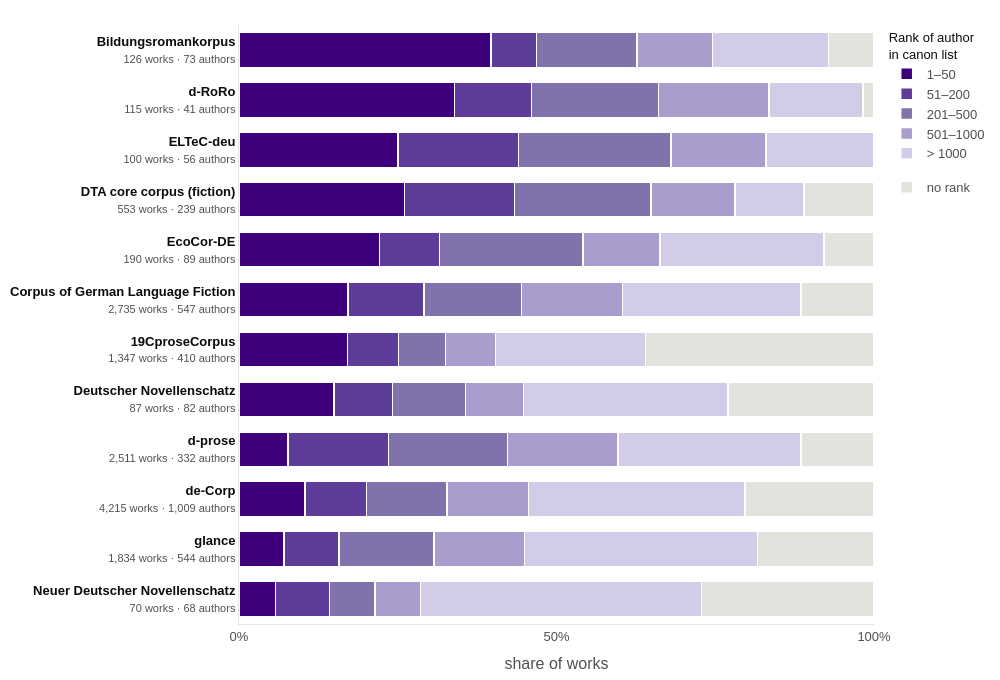

The notebook cell saved with this chart:
### Markdown cell above
# Fig. 1: Rank classes of the works

The **works** of each corpus by rank class of their author (the canonicity scores are author-based; with several authors the most canonical one counts).
One hue from dark (canonical) to light, grey = author not in the canon list or no GND ID.
Sorted by the share of works in the top 200 (rank 1–200). Below each name: number of works and authors.

Compared to the author-based version, prolific authors now weigh by their number of works (e.g. Karl May in d-prose).

### Code cell
w_cnt = data.groupby(["name", "cls"]).size().unstack(fill_value=0).reindex(columns=CLASSES, fill_value=0)
w_sh = w_cnt.div(w_cnt.sum(axis=1), axis=0)
order1 = (w_sh["1–50"] + w_sh["51–200"]).sort_values().index.tolist()   # most canonical on top
ylab = [f"<span style='color:{INK}'><b>{LABELS.get(n, n)}</b></span><br>"
        f"<span style='font-size:11px;color:{INK2}'>{n_w[n]:,} works · {n_a[n]:,} authors</span>" for n in order1]

fig = go.Figure()
for cls, colr in zip(CLASSES, CLASS_COLORS):
    fig.add_bar(y=ylab, x=w_sh.loc[order1, cls], orientation="h", name=cls,
                legendgroup="unranked" if cls == "no rank" else "ranked",
                marker=dict(color=colr, line=dict(color=SURFACE, width=1.5)),
                customdata=np.c_[[LABELS.get(n, n) for n in order1], w_cnt.loc[order1, cls], n_w[order1]],
                hovertemplate="<b>%{customdata[0]}</b><br>" + ("no rank" if cls == "no rank" else "rank " + cls)
                              + ": %{customdata[1]} of %{customdata[2]} works (%{x:.1%})<extra></extra>")
fig.update_layout(barmode="stack", bargap=0.3)
fig.update_xaxes(tickformat=".0%", range=[0, 1], tickvals=[0, 0.5, 1], title="share of works")
style(fig, "How canonical are the works of the corpora?", "Rank of the author in the canon list (1 = Goethe)", height=680)
fig.update_layout(width=1000, margin=dict(t=(100 if SHOW_TITLES else 25), r=20, b=50),
                  legend=dict(orientation="v", x=1.02, xanchor="left", y=1, yanchor="top", traceorder="grouped",
                              tracegroupgap=14, title=dict(text="Rank of author<br>in canon list", font=dict(size=13, color=INK))))
show(fig, "fig01_rank_classes_works")
w_sh.loc[order1[::-1]].style.format("{:.0%}")

### Figure 1 — Plotly figure (JSON) as saved in the notebook; plotly's stock layout.template omitted (floating-point values rounded to 4 significant figures)
{"data": [{"customdata": [["Neuer Deutscher Novellenschatz", "4", "70"], ["glance", "130", "1834"], ["de-Corp", "439", "4215"], ["d-prose", "194", "2511"], ["Deutscher Novellenschatz", "13", "87"], ["19CproseCorpus", "230", "1347"], ["Corpus of German Language Fiction", "470", "2735"], ["EcoCor-DE", "42", "190"], ["DTA core corpus (fiction)", "144", "553"], ["ELTeC-deu", "25", "100"], ["d-RoRo", "39", "115"], ["Bildungsromankorpus", "50", "126"]], "hovertemplate": "<b>%{customdata[0]}</b><br>rank 1–50: %{customdata[1]} of %{customdata[2]} works (%{x:.1%})<extra></extra>", "legendgroup": "ranked", "marker": {"color": "#3f007d", "line": {"color": "#ffffff", "width": 1.5}}, "name": "1–50", "orientation": "h", "type": "bar", "x": [0.05714, 0.07088, 0.1042, 0.07726, 0.1494, 0.1707, 0.1718, 0.2211, 0.2604, 0.25, 0.3391, 0.3968], "y": ["<span style='color:#0b0b0b'><b>Neuer Deutscher Novellenschatz</b></span><br><span style='font-size:11px;color:#52514e'>70 works · 68 authors</span>", "<span style='color:#0b0b0b'><b>glance</b></span><br><span style='font-size:11px;color:#52514e'>1,834 works · 544 authors</span>", "<span style='color:#0b0b0b'><b>de-Corp</b></span><br><span style='font-size:11px;color:#52514e'>4,215 works · 1,009 authors</span>", "<span style='color:#0b0b0b'><b>d-prose</b></span><br><span style='font-size:11px;color:#52514e'>2,511 works · 332 authors</span>", "<span style='color:#0b0b0b'><b>Deutscher Novellenschatz</b></span><br><span style='font-size:11px;color:#52514e'>87 works · 82 authors</span>", "<span style='color:#0b0b0b'><b>19CproseCorpus</b></span><br><span style='font-size:11px;color:#52514e'>1,347 works · 410 authors</span>", "<span style='color:#0b0b0b'><b>Corpus of German Language Fiction</b></span><br><span style='font-size:11px;color:#52514e'>2,735 works · 547 authors</span>", "<span style='color:#0b0b0b'><b>EcoCor-DE</b></span><br><span style='font-size:11px;color:#52514e'>190 works · 89 authors</span>", "<span style='color:#0b0b0b'><b>DTA core corpus (fiction)</b></span><br><span style='font-size:11px;color:#52514e'>553 works · 239 authors</span>", "<span style='color:#0b0b0b'><b>ELTeC-deu</b></span><br><span style='font-size:11px;color:#52514e'>100 works · 56 authors</span>", "<span style='color:#0b0b0b'><b>d-RoRo</b></span><br><span style='font-size:11px;color:#52514e'>115 works · 41 authors</span>", "<span style='color:#0b0b0b'><b>Bildungsromankorpus</b></span><br><span style='font-size:11px;color:#52514e'>126 works · 73 authors</span>"]}, {"customdata": [["Neuer Deutscher Novellenschatz", "6", "70"], ["glance", "159", "1834"], ["de-Corp", "408", "4215"], ["d-prose", "397", "2511"], ["Deutscher Novellenschatz", "8", "87"], ["19CproseCorpus", "108", "1347"], ["Corpus of German Language Fiction", "326", "2735"], ["EcoCor-DE", "18", "190"], ["DTA core corpus (fiction)", "96", "553"], ["ELTeC-deu", "19", "100"], ["d-RoRo", "14", "115"], ["Bildungsromankorpus", "9", "126"]], "hovertemplate": "<b>%{customdata[0]}</b><br>rank 51–200: %{customdata[1]} of %{customdata[2]} works (%{x:.1%})<extra></extra>", "legendgroup": "ranked", "marker": {"color": "#5e3c99", "line": {"color": "#ffffff", "width": 1.5}}, "name": "51–200", "orientation": "h", "type": "bar", "x": [0.08571, 0.0867, 0.0968, 0.1581, 0.09195, 0.08018, 0.1192, 0.09474, 0.1736, 0.19, 0.1217, 0.07143], "y": ["<span style='color:#0b0b0b'><b>Neuer Deutscher Novellenschatz</b></span><br><span style='font-size:11px;color:#52514e'>70 works · 68 authors</span>", "<span style='color:#0b0b0b'><b>glance</b></span><br><span style='font-size:11px;color:#52514e'>1,834 works · 544 authors</span>", "<span style='color:#0b0b0b'><b>de-Corp</b></span><br><span style='font-size:11px;color:#52514e'>4,215 works · 1,009 authors</span>", "<span style='color:#0b0b0b'><b>d-prose</b></span><br><span style='font-size:11px;color:#52514e'>2,511 works · 332 authors</span>", "<span style='color:#0b0b0b'><b>Deutscher Novellenschatz</b></span><br><span style='font-size:11px;color:#52514e'>87 works · 82 authors</span>", "<span style='color:#0b0b0b'><b>19CproseCorpus</b></span><br><span style='font-size:11px;color:#52514e'>1,347 works · 410 authors</span>", "<span style='color:#0b0b0b'><b>Corpus of German Language Fiction</b></span><br><span style='font-size:11px;color:#52514e'>2,735 works · 547 authors</span>", "<span style='color:#0b0b0b'><b>EcoCor-DE</b></span><br><span style='font-size:11px;color:#52514e'>190 works · 89 authors</span>", "<span style='color:#0b0b0b'><b>DTA core corpus (fiction)</b></span><br><span style='font-size:11px;color:#52514e'>553 works · 239 authors</span>", "<span style='color:#0b0b0b'><b>ELTeC-deu</b></span><br><span style='font-size:11px;color:#52514e'>100 works · 56 authors</span>", "<span style='color:#0b0b0b'><b>d-RoRo</b></span><br><span style='font-size:11px;color:#52514e'>115 works · 41 authors</span>", "<span style='color:#0b0b0b'><b>Bildungsromankorpus</b></span><br><span style='font-size:11px;color:#52514e'>126 works · 73 authors</span>"]}, {"customdata": [["Neuer Deutscher Novellenschatz", "5", "70"], ["glance", "274", "1834"], ["de-Corp", "532", "4215"], ["d-prose", "471", "2511"], ["Deutscher Novellenschatz", "10", "87"], ["19CproseCorpus", "100", "1347"], ["Corpus of German Language Fiction", "421", "2735"], ["EcoCor-DE", "43", "190"], ["DTA core corpus (fiction)", "119", "553"], ["ELTeC-deu", "24", "100"], ["d-RoRo", "23", "115"], ["Bildungsromankorpus", "20", "126"]], "hovertemplate": "<b>%{customdata[0]}</b><br>rank 201–500: %{customdata[1]} of %{customdata[2]} works (%{x:.1%})<extra></extra>", "legendgroup": "ranked", "marker": {"color": "#8073ac", "line": {"color": "#ffffff", "width": 1.5}}, "name": "201–500", "orientation": "h", "type": "bar", "x": [0.07143, 0.1494, 0.1262, 0.1876, 0.1149, 0.07424, 0.1539, 0.2263, 0.2152, 0.24, 0.2, 0.1587], "y": ["<span style='color:#0b0b0b'><b>Neuer Deutscher Novellenschatz</b></span><br><span style='font-size:11px;color:#52514e'>70 works · 68 authors</span>", "<span style='color:#0b0b0b'><b>glance</b></span><br><span style='font-size:11px;color:#52514e'>1,834 works · 544 authors</span>", "<span style='color:#0b0b0b'><b>de-Corp</b></span><br><span style='font-size:11px;color:#52514e'>4,215 works · 1,009 authors</span>", "<span style='color:#0b0b0b'><b>d-prose</b></span><br><span style='font-size:11px;color:#52514e'>2,511 works · 332 authors</span>", "<span style='color:#0b0b0b'><b>Deutscher Novellenschatz</b></span><br><span style='font-size:11px;color:#52514e'>87 works · 82 authors</span>", "<span style='color:#0b0b0b'><b>19CproseCorpus</b></span><br><span style='font-size:11px;color:#52514e'>1,347 works · 410 authors</span>", "<span style='color:#0b0b0b'><b>Corpus of German Language Fiction</b></span><br><span style='font-size:11px;color:#52514e'>2,735 works · 547 authors</span>", "<span style='color:#0b0b0b'><b>EcoCor-DE</b></span><br><span style='font-size:11px;color:#52514e'>190 works · 89 authors</span>", "<span style='color:#0b0b0b'><b>DTA core corpus (fiction)</b></span><br><span style='font-size:11px;color:#52514e'>553 works · 239 authors</span>", "<span style='color:#0b0b0b'><b>ELTeC-deu</b></span><br><span style='font-size:11px;color:#52514e'>100 works · 56 authors</span>", "<span style='color:#0b0b0b'><b>d-RoRo</b></span><br><span style='font-size:11px;color:#52514e'>115 works · 41 authors</span>", "<span style='color:#0b0b0b'><b>Bildungsromankorpus</b></span><br><span style='font-size:11px;color:#52514e'>126 works · 73 authors</span>"]}, {"customdata": [["Neuer Deutscher Novellenschatz", "5", "70"], ["glance", "261", "1834"], ["de-Corp", "544", "4215"], ["d-prose", "437", "2511"], ["Deutscher Novellenschatz", "8", "87"], ["19CproseCorpus", "106", "1347"], ["Corpus of German Language Fiction", "434", "2735"], ["EcoCor-DE", "23", "190"], ["DTA core corpus (fiction)", "73", "553"], ["ELTeC-deu", "15", "100"], ["d-RoRo", "20", "115"], ["Bildungsromankorpus", "15", "126"]], "hovertemplate": "<b>%{customdata[0]}</b><br>rank 501–1000: %{customdata[1]} of %{customdata[2]} works (%{x:.1%})<extra></extra>", "legendgroup": "ranked", "marker": {"color": "#a99dcd", "line": {"color": "#ffffff", "width": 1.5}}, "name": "501–1000", "orientation": "h", "type": "bar", "x": [0.07143, 0.1423, 0.1291, 0.174, 0.09195, 0.07869, 0.1587, 0.1211, 0.132, 0.15, 0.1739, 0.119], "y": ["<span style='color:#0b0b0b'><b>Neuer Deutscher Novellenschatz</b></span><br><span style='font-size:11px;color:#52514e'>70 works · 68 authors</span>", "<span style='color:#0b0b0b'><b>glance</b></span><br><span style='font-size:11px;color:#52514e'>1,834 works · 544 authors</span>", "<span style='color:#0b0b0b'><b>de-Corp</b></span><br><span style='font-size:11px;color:#52514e'>4,215 works · 1,009 authors</span>", "<span style='color:#0b0b0b'><b>d-prose</b></span><br><span style='font-size:11px;color:#52514e'>2,511 works · 332 authors</span>", "<span style='color:#0b0b0b'><b>Deutscher Novellenschatz</b></span><br><span style='font-size:11px;color:#52514e'>87 works · 82 authors</span>", "<span style='color:#0b0b0b'><b>19CproseCorpus</b></span><br><span style='font-size:11px;color:#52514e'>1,347 works · 410 authors</span>", "<span style='color:#0b0b0b'><b>Corpus of German Language Fiction</b></span><br><span style='font-size:11px;color:#52514e'>2,735 works · 547 authors</span>", "<span style='color:#0b0b0b'><b>EcoCor-DE</b></span><br><span style='font-size:11px;color:#52514e'>190 works · 89 authors</span>", "<span style='color:#0b0b0b'><b>DTA core corpus (fiction)</b></span><br><span style='font-size:11px;color:#52514e'>553 works · 239 authors</span>", "<span style='color:#0b0b0b'><b>ELTeC-deu</b></span><br><span style='font-size:11px;color:#52514e'>100 works · 56 authors</span>", "<span style='color:#0b0b0b'><b>d-RoRo</b></span><br><span style='font-size:11px;color:#52514e'>115 works · 41 authors</span>", "<span style='color:#0b0b0b'><b>Bildungsromankorpus</b></span><br><span style='font-size:11px;color:#52514e'>126 works · 73 authors</span>"]}, {"customdata": [["Neuer Deutscher Novellenschatz", "31", "70"], ["glance", "674", "1834"], ["de-Corp", "1436", "4215"], ["d-prose", "723", "2511"], ["Deutscher Novellenschatz", "28", "87"], ["19CproseCorpus", "318", "1347"], ["Corpus of German Language Fiction", "770", "2735"], ["EcoCor-DE", "49", "190"], ["DTA core corpus (fiction)", "60", "553"], ["ELTeC-deu", "17", "100"], ["d-RoRo", "17", "115"], ["Bildungsromankorpus", "23", "126"]], "hovertemplate": "<b>%{customdata[0]}</b><br>rank > 1000: %{customdata[1]} of %{customdata[2]} works (%{x:.1%})<extra></extra>", "legendgroup": "ranked", "marker": {"color": "#d3cce8", "line": {"color": "#ffffff", "width": 1.5}}, "name": "> 1000", "orientation": "h", "type": "bar", "x": [0.4429, 0.3675, 0.3407, 0.2879, 0.3218, 0.2361, 0.2815, 0.2579, 0.1085, 0.17, 0.1478, 0.1825], "y": ["<span style='color:#0b0b0b'><b>Neuer Deutscher Novellenschatz</b></span><br><span style='font-size:11px;color:#52514e'>70 works · 68 authors</span>", "<span style='color:#0b0b0b'><b>glance</b></span><br><span style='font-size:11px;color:#52514e'>1,834 works · 544 authors</span>", "<span style='color:#0b0b0b'><b>de-Corp</b></span><br><span style='font-size:11px;color:#52514e'>4,215 works · 1,009 authors</span>", "<span style='color:#0b0b0b'><b>d-prose</b></span><br><span style='font-size:11px;color:#52514e'>2,511 works · 332 authors</span>", "<span style='color:#0b0b0b'><b>Deutscher Novellenschatz</b></span><br><span style='font-size:11px;color:#52514e'>87 works · 82 authors</span>", "<span style='color:#0b0b0b'><b>19CproseCorpus</b></span><br><span style='font-size:11px;color:#52514e'>1,347 works · 410 authors</span>", "<span style='color:#0b0b0b'><b>Corpus of German Language Fiction</b></span><br><span style='font-size:11px;color:#52514e'>2,735 works · 547 authors</span>", "<span style='color:#0b0b0b'><b>EcoCor-DE</b></span><br><span style='font-size:11px;color:#52514e'>190 works · 89 authors</span>", "<span style='color:#0b0b0b'><b>DTA core corpus (fiction)</b></span><br><span style='font-size:11px;color:#52514e'>553 works · 239 authors</span>", "<span style='color:#0b0b0b'><b>ELTeC-deu</b></span><br><span style='font-size:11px;color:#52514e'>100 works · 56 authors</span>", "<span style='color:#0b0b0b'><b>d-RoRo</b></span><br><span style='font-size:11px;color:#52514e'>115 works · 41 authors</span>", "<span style='color:#0b0b0b'><b>Bildungsromankorpus</b></span><br><span style='font-size:11px;color:#52514e'>126 works · 73 authors</span>"]}, {"customdata": [["Neuer Deutscher Novellenschatz", "19", "70"], ["glance", "336", "1834"], ["de-Corp", "856", "4215"], ["d-prose", "289", "2511"], ["Deutscher Novellenschatz", "20", "87"], ["19CproseCorpus", "485", "1347"], ["Corpus of German Language Fiction", "314", "2735"], ["EcoCor-DE", "15", "190"], ["DTA core corpus (fiction)", "61", "553"], ["ELTeC-deu", "0", "100"], ["d-RoRo", "2", "115"], ["Bildungsromankorpus", "9", "126"]], "hovertemplate": "<b>%{customdata[0]}</b><br>no rank: %{customdata[1]} of %{customdata[2]} works (%{x:.1%})<extra></extra>", "legendgroup": "unranked", "marker": {"color": "#e3e2dd", "line": {"color": "#ffffff", "width": 1.5}}, "name": "no rank", "orientation": "h", "type": "bar", "x": [0.2714, 0.1832, 0.2031, 0.1151, 0.2299, 0.3601, 0.1148, 0.07895, 0.1103, 0.0, 0.01739, 0.07143], "y": ["<span style='color:#0b0b0b'><b>Neuer Deutscher Novellenschatz</b></span><br><span style='font-size:11px;color:#52514e'>70 works · 68 authors</span>", "<span style='color:#0b0b0b'><b>glance</b></span><br><span style='font-size:11px;color:#52514e'>1,834 works · 544 authors</span>", "<span style='color:#0b0b0b'><b>de-Corp</b></span><br><span style='font-size:11px;color:#52514e'>4,215 works · 1,009 authors</span>", "<span style='color:#0b0b0b'><b>d-prose</b></span><br><span style='font-size:11px;color:#52514e'>2,511 works · 332 authors</span>", "<span style='color:#0b0b0b'><b>Deutscher Novellenschatz</b></span><br><span style='font-size:11px;color:#52514e'>87 works · 82 authors</span>", "<span style='color:#0b0b0b'><b>19CproseCorpus</b></span><br><span style='font-size:11px;color:#52514e'>1,347 works · 410 authors</span>", "<span style='color:#0b0b0b'><b>Corpus of German Language Fiction</b></span><br><span style='font-size:11px;color:#52514e'>2,735 works · 547 authors</span>", "<span style='color:#0b0b0b'><b>EcoCor-DE</b></span><br><span style='font-size:11px;color:#52514e'>190 works · 89 authors</span>", "<span style='color:#0b0b0b'><b>DTA core corpus (fiction)</b></span><br><span style='font-size:11px;color:#52514e'>553 works · 239 authors</span>", "<span style='color:#0b0b0b'><b>ELTeC-deu</b></span><br><span style='font-size:11px;color:#52514e'>100 works · 56 authors</span>", "<span style='color:#0b0b0b'><b>d-RoRo</b></span><br><span style='font-size:11px;color:#52514e'>115 works · 41 authors</span>", "<span style='color:#0b0b0b'><b>Bildungsromankorpus</b></span><br><span style='font-size:11px;color:#52514e'>126 works · 73 authors</span>"]}], "layout": {"bargap": 0.3, "barmode": "stack", "font": {"color": "#52514e", "family": "Helvetica, Arial, sans-serif", "size": 13}, "height": 680, "hoverlabel": {"bgcolor": "white", "font": {"size": 13}}, "legend": {"orientation": "v", "title": {"font": {"color": "#0b0b0b", "size": 13}, "text": "Rank of author<br>in canon list"}, "tracegroupgap": 14, "traceorder": "grouped", "x": 1.02, "xanchor": "left", "y": 1, "yanchor": "top"}, "margin": {"b": 50, "l": 10, "r": 20, "t": 25}, "paper_bgcolor": "#ffffff", "plot_bgcolor": "#ffffff", "showlegend": true, "title": {"font": {"color": "#0b0b0b", "size": 17}, "pad": {"t": 16}, "text": "", "x": 0, "xanchor": "left", "y": 1, "yanchor": "top", "yref": "container"}, "width": 1000, "xaxis": {"linecolor": "#e8e7e3", "range": [0, 1], "showgrid": false, "tickformat": ".0%", "ticks": "", "tickvals": [0, 0.5, 1], "title": {"font": {"color": "#52514e"}, "text": "share of works"}}, "yaxis": {"gridcolor": "#e8e7e3", "linecolor": "#e8e7e3", "ticks": "", "title": {"font": {"color": "#52514e"}}}}}
